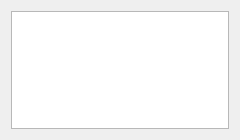
<?xml version="1.0" encoding="UTF-8"?>
<ui version="4.0">
 <class>ChannelWidget</class>
 <widget class="QWidget" name="ChannelWidget">
  <property name="geometry">
   <rect>
    <x>0</x>
    <y>0</y>
    <width>240</width>
    <height>140</height>
   </rect>
  </property>
  <property name="maximumSize">
   <size>
    <width>16777215</width>
    <height>140</height>
   </size>
  </property>
  <property name="windowTitle">
   <string>Form</string>
  </property>
  <layout class="QVBoxLayout" name="verticalLayout">
   <item>
    <widget class="QListWidget" name="listWidget">
     <property name="editTriggers">
      <set>QAbstractItemView::NoEditTriggers</set>
     </property>
     <property name="showDropIndicator" stdset="0">
      <bool>false</bool>
     </property>
     <property name="alternatingRowColors">
      <bool>true</bool>
     </property>
     <property name="selectionBehavior">
      <enum>QAbstractItemView::SelectRows</enum>
     </property>
    </widget>
   </item>
  </layout>
 </widget>
 <resources/>
 <connections/>
</ui>
